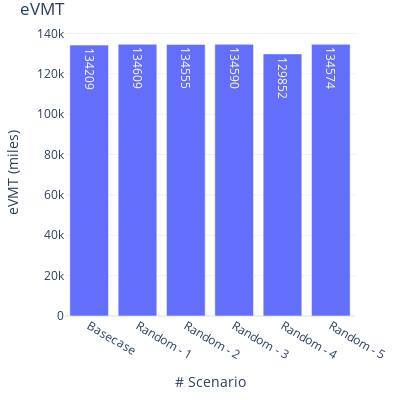

The notebook cell this image was saved under:
### Markdown cell above
## 5.2 eVMT

### Code cell
fig = go.Figure(
    data=[
        go.Bar(
            name="eVMT",
            x=count_stats['analysis_id'],
            y=count_stats['evmt'],
            offsetgroup=1,
            text=count_stats['evmt'],
            textposition='auto',
        )
    ],
    layout=go.Layout(
        title="eVMT",
        yaxis_title="eVMT (miles)", 
        xaxis_title="# Scenario", uniformtext_minsize=8, uniformtext_mode='hide', width=400, height=400
        
    )
)
fig.update_xaxes(type='category', tickvals=[0, 1, 2, 3, 4, 5], ticktext=['Basecase', 'Random - 1', 'Random - 2', 'Random - 3', 'Random - 4', 'Random - 5'])
fig.update_layout(margin=dict(l=20, r=20, t=30, b=20), uniformtext_minsize=8, uniformtext_mode='hide', template='plotly_white')
fig.show()

### Figure 1 — Plotly figure (JSON) as saved in the notebook; plotly's stock layout.template omitted (floating-point values rounded to 4 significant figures)
{"data": [{"name": "eVMT", "offsetgroup": "1", "text": [134209, 134609, 134555, 134590, 129852, 134574], "textposition": "auto", "type": "bar", "x": [307, 313, 314, 315, 316, 317], "y": [134209, 134609, 134555, 134590, 129852, 134574]}], "layout": {"height": 400, "margin": {"b": 20, "l": 20, "r": 20, "t": 30}, "title": {"text": "eVMT"}, "uniformtext": {"minsize": 8, "mode": "hide"}, "width": 400, "xaxis": {"autorange": true, "range": [-0.5, 5.5], "ticktext": ["Basecase", "Random - 1", "Random - 2", "Random - 3", "Random - 4", "Random - 5"], "tickvals": [0, 1, 2, 3, 4, 5], "title": {"text": "# Scenario"}, "type": "category"}, "yaxis": {"autorange": true, "range": [0, 141700.0], "title": {"text": "eVMT (miles)"}, "type": "linear"}}}
